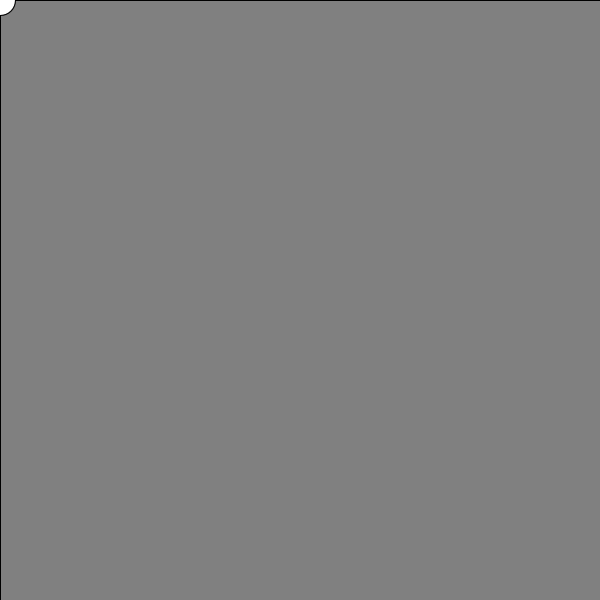
Frame 1 (no input)
Frame 60 (the mouse pressed at the canvas centre just before this capture): identical to frame 1, image omitted
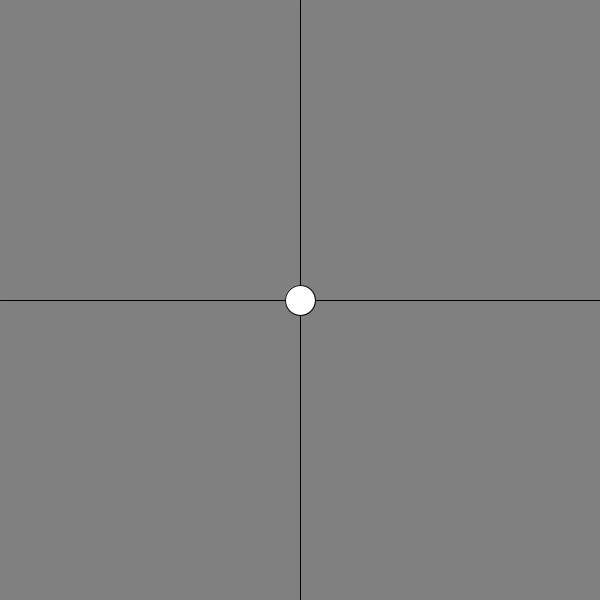
Frame 120 (the mouse held since frame 60 and released just before this capture)

The Processing sketch that drew these frames (run headless with seeded random() and noise(); from frame 60 on, the mouse is pressed at the canvas centre):

// Processing sketch: sketch_1
// ── sketch_1.pde
void setup() {
  size(600,600);
}

void draw() {
  background(128);
  
  line(mouseX,0,mouseX,600);
  
  line(0,mouseY,600,mouseY);
  
  ellipse(mouseX,mouseY,30,30);
  
}
